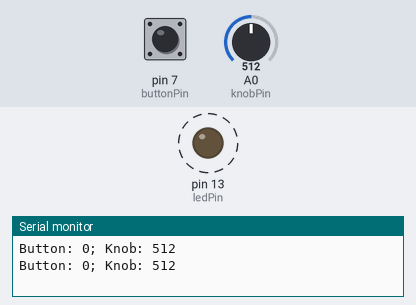
This sketch was run on a simulated Arduino Uno, built with avr-gcc and run on an emulated ATmega328P. Shown: output pins drawn as LEDs (lit = HIGH), the last lines printed to the serial monitor. Dashed ring = blinking. The inputs (shaded band) are chosen by the test bench; at power-on: A0 (knobPin) = 512, pin 7 (buttonPin) LOW.

Above: at 1.8 s.
1.9 s: A0 (knobPin) set to 0
At 3.5 s:
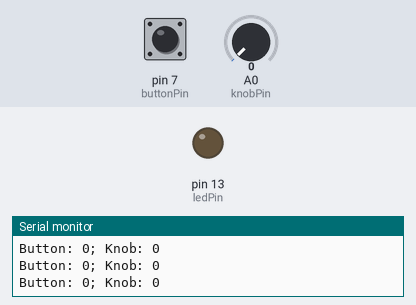
6.0 s: A0 (knobPin) set to 122
At 6.34 s:
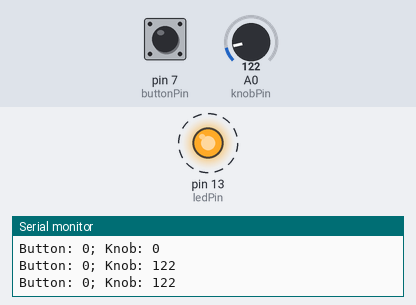
9.5 s: pin 7 (buttonPin) pulled HIGH for 3.2 s
14.2 s: pin 7 (buttonPin) driven HIGH
At 15.0 s:
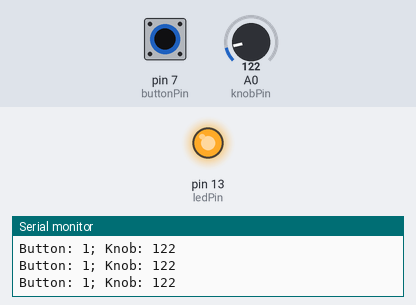
18.3 s: pin 7 (buttonPin) driven LOW
At 18.63 s:
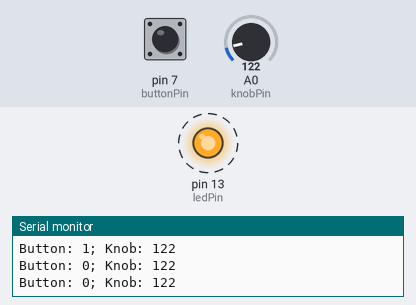
Timing chart, 0 to 22.8 s (numbered marks = the images above; inputs shaded):
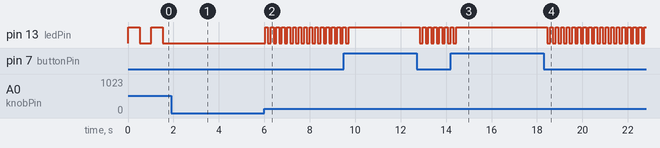

Measured:
- after the input at 1.9 s, pin 13 (ledPin): stops changing and stays LOW
- after the input at 6.0 s, pin 13 (ledPin): alternates HIGH for 0.12 s and LOW for 0.12 s, starting at once
- after the input at 14.2 s, pin 13 (ledPin): goes on until 14.4 s, then stays HIGH
- after the input at 18.3 s, pin 13 (ledPin): alternates HIGH for 0.12 s and LOW for 0.12 s, starting after 0.15 s
- by itself, pin 13 (ledPin): alternates HIGH for 0.51 s and LOW for 0.51 s

The sketch:

sketch_jan26a.ino
```cpp
// declare and initialize variables outside of functions

int ledPin = 13; // digital pin

int knobPin = A0; // analog pin
int knobValue = 0; // where to store knob value

int buttonPin = 7; // my button
int buttonState = 0; // where to store my button value

void setup() {
  // setup function
  // put your setup code here, to run once:
  pinMode(ledPin, OUTPUT);
  pinMode(buttonPin, INPUT);

  // start serial communications
  Serial.begin(9600);
}

void loop() {
  // looping function
  // put your main code here, to run repeatedly

  buttonState = digitalRead(buttonPin);
  knobValue = analogRead(knobPin);
  Serial.println((String) "Button: " + buttonState + "; Knob: " + knobValue);

  if (buttonState == 1) {
    // turn on the LED
    digitalWrite(ledPin, HIGH);
  } else {
    // if not true, blink the LED
    digitalWrite(ledPin, HIGH);
    delay(knobValue);
    digitalWrite(ledPin, LOW);
    delay(knobValue);
  }

}
```
